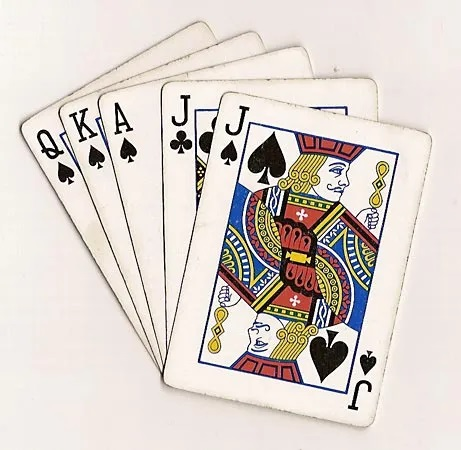
#> input picture Resources/cards.jpg, 461 x 450 px, given in place of the camera
$ python ImageStack.py
#> lines starting #> are read from the running program, lines starting #| are printed output that depends on the picture; after the words box and inside, x2 and y2 are one past the last pixel; in counts of white or black regions, pixels touching at a corner belong together
import cv2
import numpy as np

def imstack(scale,imgArr):

    hor=()
    for j in range(0,len(imgArr)):
        app = ()
        for i in range(0,len(imgArr[0])):
            if (len(np.shape(imgArr[j][i]))==2):
                 imgArr[j][i]=cv2.cvtColor(imgArr[j][i],cv2.COLOR_GRAY2BGR)
            imgArr[j][i]=cv2.resize(imgArr[j][i],None,fx=scale,fy=scale)
            app+=(imgArr[j][i],)

        hor+=(np.hstack(app),)

    img=np.vstack(hor)
    return img

cap=cv2.VideoCapture(0)
frameWidth=360
frameHeight=360
while True:
    success,img=cap.read()
#> img is the input picture: shape (450, 461, 3); mean B, G, R 204.2, 210.2, 218.7

    img = cv2.resize(img, (frameWidth, frameWidth))
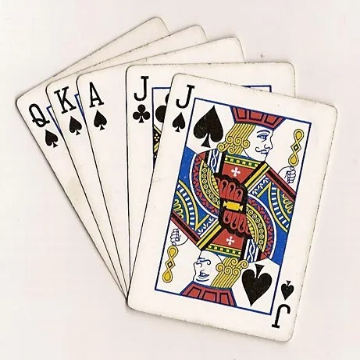
#> img: shape (360, 360, 3); mean B, G, R 204.1, 210.1, 218.6
    imgBlur = cv2.GaussianBlur(img, (9, 9), 0)
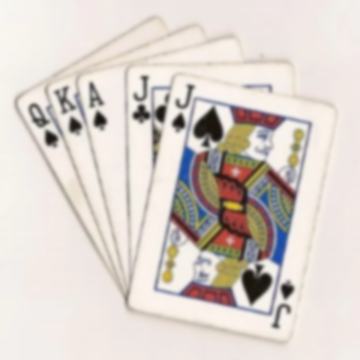
#> imgBlur: shape (360, 360, 3); mean B, G, R 204.1, 210.1, 218.6
    imgGray=cv2.cvtColor(img,cv2.COLOR_BGR2GRAY)
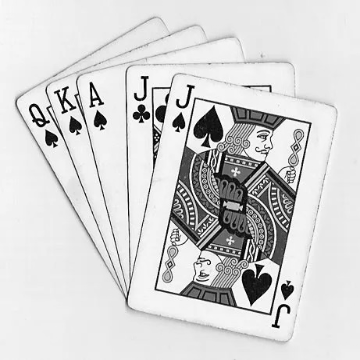
#> imgGray: shape (360, 360); min 0, max 255, mean 212

    imgEdge=cv2.Canny(img,200,200)
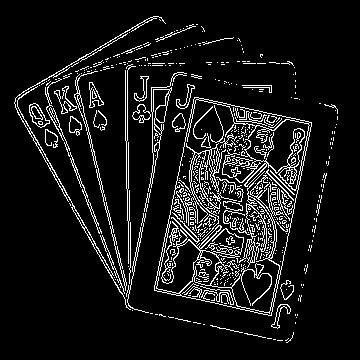
#> imgEdge: shape (360, 360); 9.2% white in thin lines or dots, all inside (x1, y1, x2, y2) = (14, 16, 338, 343)

    arr=[[img,imgGray],[imgEdge,imgBlur]]
    imag=imstack(1,arr)
#> the loop in imstack, `for j in range(0,len(imgArr)):` made 2 passes
#> after the loop in imstack, `for j in range(0,len(imgArr)):`: imgArr = 2 items
#> in imstack, `img=np.vstack(hor)`:
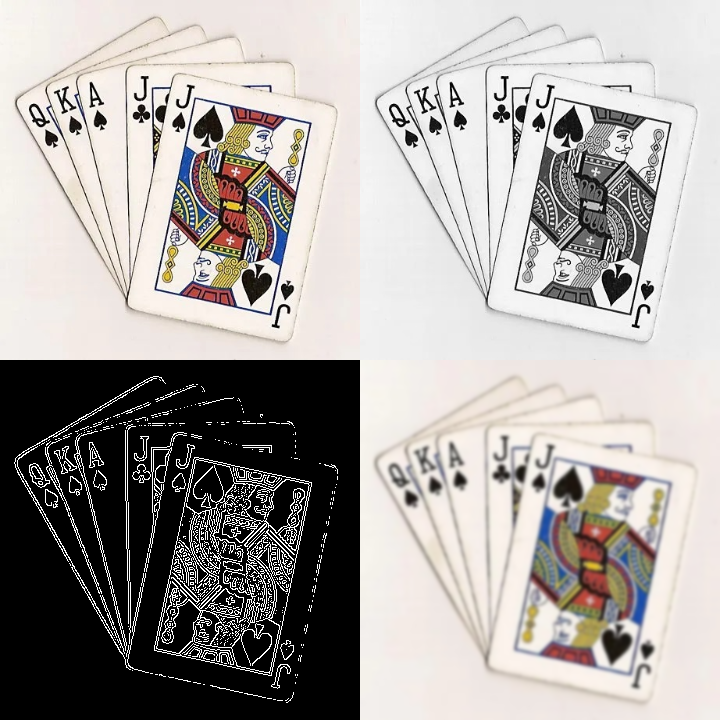
#> img: shape (720, 720, 3); mean of channels 0, 1, 2 160.9, 163.9, 168.1; drawn as B, G, R

    cv2.imshow("GrayImg",imag)
    if cv2.waitKey(1) & 0xFF == ord('q'):
#> (key q is pressed here)
        break


'''
array1=[1,2,3]
array2=[4,5,6]
array3=[array1,array2]
print(np.hstack((array3[0],array3[1])))
'''

'''
arr=[[1,2,3],[4,5,6]]
print(np.shape(arr)[1])
print(len(arr[0]))
'''
